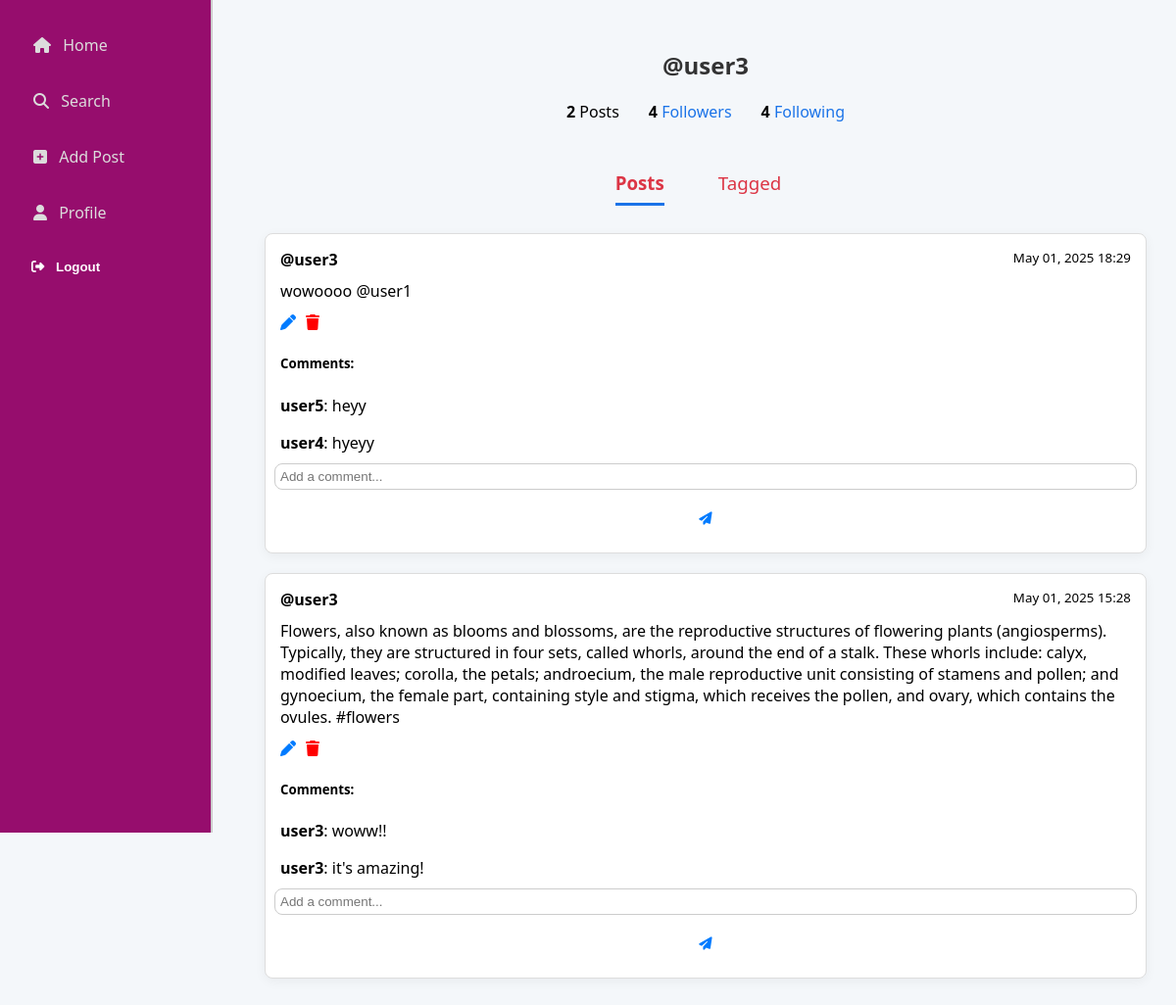
Page /profile/ (signed in) on the committed database.
### BlogApp/models.py (models this page shows, shortened)
class Post(models.Model):
    author = models.ForeignKey(User, on_delete=models.CASCADE)
    content = models.TextField()
    tags = models.ManyToManyField(Tag, blank=True)
    tagged_users = models.ManyToManyField(User, related_name='tagged_in_posts', blank=True)
    created_at = models.DateTimeField(auto_now_add=True)

class Comment(models.Model):
    post = models.ForeignKey(Post, on_delete=models.CASCADE, related_name='comments')
    author = models.ForeignKey(User, on_delete=models.CASCADE)
    text = models.TextField()
    created_at = models.DateTimeField(auto_now_add=True)

### BlogApp/views.py (the view)
# urls.py: path('profile/', profile_view, name='profile'),
@login_required
def profile_view(request, username=None):
    user = get_object_or_404(User, username=username) if username else request.user
    posts = Post.objects.filter(author=user).order_by('-created_at')
    tagged_posts = Post.objects.filter(tagged_users=user).exclude(author=user)
    is_following = Follow.objects.filter(follower=request.user, following=user).exists()
    followers = Follow.objects.filter(following=user)
    followings = Follow.objects.filter(follower=user)
    comment_form = CommentForm()  # <- add this
    return render(request, 'BlogApp/profile.html', {
        'profile_user': user,
        'posts': posts,
        'tagged_posts': tagged_posts,
        'is_following': is_following,
        'followers': followers,
        'followings': followings,
        'comment_form': comment_form  # <- add this to context
    })

### BlogApp/forms.py
class CommentForm(forms.ModelForm):
    class Meta:
        model = Comment
        fields = ['text']
        widgets = {
            'text': forms.TextInput(attrs={
                'placeholder': 'Add a comment...',
                'class': 'form-control',
                'style': 'width: 100%; padding: 5px;',
            }),
        }

### BlogApp/templates/BlogApp/profile.html (shortened to what this page needs)
{% extends 'BlogApp/base.html' %}
{% block content %}
<div style="text-align: center; margin-bottom: 10px;">
    <h2>@{{ profile_user.username }}</h2>
</div>
<div style="display: flex; justify-content: center; gap: 30px; margin-bottom: 20px;">
    <div><strong>{{ posts.count }}</strong> Posts</div>
    <div><strong>{{ followers.count }}</strong> <a href="#" onclick="toggleList('followers-list')">Followers</a></div>
    <div><strong>{{ followings.count }}</strong> <a href="#" onclick="toggleList('following-list')">Following</a></div>
</div>
<div style="display: flex; justify-content: center; gap: 40px; margin-bottom: 10px;">
    <h3 id="posts-tab" class="profile-tab active-tab" onclick="showTab('posts')">Posts</h3>
    <h3 id="tagged-tab" class="profile-tab" onclick="showTab('tagged')">Tagged</h3>
</div>
<div id="posts-section">
    {% for post in posts %}
        <div class="post" style="border: 1px solid #ddd; padding: 15px; margin-bottom: 20px; border-radius: 8px;">
            <div class="post-header" style="margin-bottom: 10px;">
                <strong>@{{ post.author.username }}</strong>
                <small style="float: right;">{{ post.created_at|date:"M d, Y H:i" }}</small>
            </div>
            <div class="post-content" style="margin-bottom: 10px;">{{ post.content }}</div>
            {% if post.author == user %}
    <div style="display: flex; gap: 10px;">
        <a href="{% url 'update_post' post.id %}" title="Edit" style="color: #007bff;">
            <i class="fas fa-pen"></i>
        </a>
        <a href="{% url 'delete_post' post.id %}" title="Delete" style="color: red;">
            <i class="fas fa-trash"></i>
        </a>
    </div>
{% endif %}
            <div class="comments" style="margin-top: 10px;">
                <h5>Comments:</h5>
                {% for comment in post.comments.all %}
                    <p style="margin-bottom: 5px;"><strong>{{ comment.author.username }}</strong>: {{ comment.text }}</p>
                {% empty %}
                    <p style="color: #888;">No comments yet.</p>
                {% endfor %}
                <form method="post" action="{% url 'comment' post.id %}" style="margin-top: 10px; display: flex; align-items: center; gap: 10px;">
                    {{ comment_form.text }}
                    <button type="submit" title="Add Comment" style="background: none; border: none; cursor: pointer; color: #007bff;">
                        <i class="fas fa-paper-plane"></i>
                    </button>
                </form>
            </div>
        </div>
    {% empty %}
        <p>No posts yet.</p>
    {% endfor %}
</div>
{% endblock %}

### BlogApp/static/BlogApp/style.css (style rules this page uses)
body { font-family: 'Segoe UI', Tahoma, Geneva, Verdana, sans-serif; background-color: #f4f7fa; margin: 0; padding: 0; display: flex; min-height: 100vh; }
h2 { text-align: center; color: #333; }
a { color: #1a73e8; text-decoration: none; transition: 0.3s; }
form { display: flex; flex-direction: column; gap: 12px; }
input { padding: 10px; border: 1px solid #ccc; border-radius: 8px; transition: 0.2s; }
button, .button { padding: 12px; background-color: #f00975; color: white; border: none; border-radius: 10px; cursor: pointer; font-weight: bold; transition: background-color 0.3s; }
.post { background: #fff; padding: 20px; margin-bottom: 25px; border-left: 6px solid #ff4c60; border-radius: 12px; box-shadow: 0 3px 12px rgba(0, 0, 0, 0.05); border: 1px solid #e0e0e0; }
.profile-tab { cursor: pointer; color: #dc3545; margin-right: 15px; padding-bottom: 8px; border-bottom: 3px solid transparent; font-weight: 500; }
.active-tab { border-bottom: 3px solid #1a73e8; font-weight: bold; }

### rows in the picture
Post: author.username "user3", created_at "May 01, 2025 18:29", content "wowoooo @user1"
Comment: author.username "user5", text "heyy"
Comment: author.username "user4", text "hyeyy"
Post: author.username "user3", created_at "May 01, 2025 15:28", content "Flowers, also known as blooms and blossoms, are the reproductive structures of flowering plants (angiosperms). Typically, they are structured in four sets, called whorls, around the end of a stalk. These whorls include: calyx, modified leaves; corolla, the petals; androecium, the male reproductive unit consisting of stamens and pollen; and gynoecium, the female part, containing style and stigma, which receives the pollen, and ovary, which contains the ovules. #flowers"
Comment: author.username "user3", text "woww!!"
Comment: author.username "user3", text "it's amazing!"

### other values in the picture
{{ profile_user.username }} "user3"
{{ posts.count }} "2"
{{ followers.count }} "4"
{{ followings.count }} "4"
